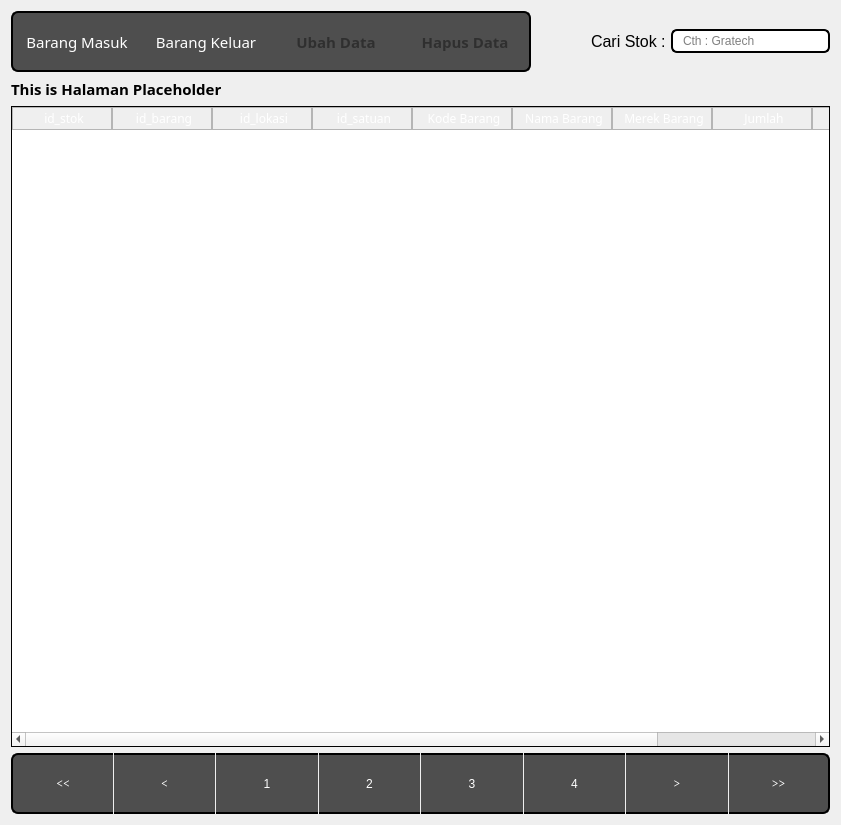
<?xml version="1.0" encoding="UTF-8"?>
<ui version="4.0">
 <class>Form</class>
 <widget class="QWidget" name="Form">
  <property name="geometry">
   <rect>
    <x>0</x>
    <y>0</y>
    <width>841</width>
    <height>825</height>
   </rect>
  </property>
  <property name="windowTitle">
   <string>Form</string>
  </property>
  <layout class="QHBoxLayout" name="horizontalLayout_5">
   <item>
    <layout class="QVBoxLayout" name="verticalLayout">
     <item>
      <layout class="QHBoxLayout" name="horizontalLayout">
       <property name="spacing">
        <number>0</number>
       </property>
       <item>
        <widget class="QPushButton" name="addButton">
         <property name="sizePolicy">
          <sizepolicy hsizetype="Expanding" vsizetype="Expanding">
           <horstretch>0</horstretch>
           <verstretch>0</verstretch>
          </sizepolicy>
         </property>
         <property name="maximumSize">
          <size>
           <width>130</width>
           <height>61</height>
          </size>
         </property>
         <property name="font">
          <font>
           <family>Sans Serif Collection</family>
           <pointsize>11</pointsize>
           <weight>50</weight>
           <italic>false</italic>
           <bold>false</bold>
          </font>
         </property>
         <property name="styleSheet">
          <string notr="true">QPushButton {color:white; background-color:#4E4E4E;border:2px solid black;border-right:0px;
border-top-left-radius: 7px;
border-bottom-left-radius: 7px;
padding: 0 8px;}




QPushButton:hover:!pressed {
 background-color:#262626;
border-style:inset
}

QPushButton:hover {
 background-color:#171717
}


</string>
         </property>
         <property name="text">
          <string>Barang Masuk</string>
         </property>
        </widget>
       </item>
       <item>
        <widget class="QPushButton" name="barangkeluar">
         <property name="sizePolicy">
          <sizepolicy hsizetype="Expanding" vsizetype="Expanding">
           <horstretch>0</horstretch>
           <verstretch>0</verstretch>
          </sizepolicy>
         </property>
         <property name="maximumSize">
          <size>
           <width>130</width>
           <height>61</height>
          </size>
         </property>
         <property name="font">
          <font>
           <family>Sans Serif Collection</family>
           <pointsize>11</pointsize>
          </font>
         </property>
         <property name="styleSheet">
          <string notr="true">QPushButton:disabled {
    color: rgba(0,0, 0, 100)
}

QPushButton {color:white; background-color:#4E4E4E;border:2px solid black;border-right:0px;border-left:0px;
padding: 0 8px;
}

QPushButton:hover:!pressed {
 background-color: #262626;
border-style:inset
}

QPushButton:hover {
 background-color:#171717
}





QPushButton:hover {
  background-color:rgb(61, 61, 61)
}

</string>
         </property>
         <property name="text">
          <string>Barang Keluar</string>
         </property>
        </widget>
       </item>
       <item>
        <widget class="QPushButton" name="editButton">
         <property name="enabled">
          <bool>false</bool>
         </property>
         <property name="sizePolicy">
          <sizepolicy hsizetype="Expanding" vsizetype="Expanding">
           <horstretch>0</horstretch>
           <verstretch>0</verstretch>
          </sizepolicy>
         </property>
         <property name="maximumSize">
          <size>
           <width>130</width>
           <height>61</height>
          </size>
         </property>
         <property name="font">
          <font>
           <family>Sans Serif Collection</family>
           <pointsize>11</pointsize>
           <weight>75</weight>
           <bold>true</bold>
          </font>
         </property>
         <property name="styleSheet">
          <string notr="true">QPushButton:disabled {
    color: rgba(0,0, 0, 100)
}

QPushButton {color:white; background-color:#4E4E4E;border:2px solid black;border-right:0px;border-left:0px;
padding: 0 8px;
}

QPushButton:hover:!pressed {
 background-color: #262626;
border-style:inset
}

QPushButton:hover {
 background-color:#171717
}





QPushButton:hover {
  background-color:rgb(61, 61, 61)
}

</string>
         </property>
         <property name="text">
          <string>Ubah Data</string>
         </property>
        </widget>
       </item>
       <item>
        <widget class="QPushButton" name="deleteButton">
         <property name="enabled">
          <bool>false</bool>
         </property>
         <property name="sizePolicy">
          <sizepolicy hsizetype="Expanding" vsizetype="Expanding">
           <horstretch>0</horstretch>
           <verstretch>0</verstretch>
          </sizepolicy>
         </property>
         <property name="maximumSize">
          <size>
           <width>130</width>
           <height>61</height>
          </size>
         </property>
         <property name="font">
          <font>
           <family>Sans Serif Collection</family>
           <pointsize>11</pointsize>
           <weight>75</weight>
           <bold>true</bold>
          </font>
         </property>
         <property name="styleSheet">
          <string notr="true">QPushButton:disabled {
    color: rgba(0,0, 0, 100)
}

QPushButton {color:white; background-color:#4E4E4E;border:2px solid black;border-left:0px;border-top-right-radius: 7px;
border-bottom-right-radius: 7px;
padding: 0 8px;
}

QPushButton:hover:!pressed {
 background-color: #262626;
border-style:inset
}

QPushButton:hover {
 background-color:#171717
}
</string>
         </property>
         <property name="text">
          <string>Hapus Data</string>
         </property>
        </widget>
       </item>
       <item>
        <spacer name="horizontalSpacer">
         <property name="orientation">
          <enum>Qt::Horizontal</enum>
         </property>
         <property name="sizeType">
          <enum>QSizePolicy::Minimum</enum>
         </property>
         <property name="sizeHint" stdset="0">
          <size>
           <width>60</width>
           <height>20</height>
          </size>
         </property>
        </spacer>
       </item>
       <item>
        <widget class="QLabel" name="label">
         <property name="styleSheet">
          <string notr="true">color:black;</string>
         </property>
         <property name="text">
          <string>&lt;html&gt;&lt;head/&gt;&lt;body&gt;&lt;p&gt;&lt;span style=&quot; font-size:12pt;&quot;&gt;Cari Stok : &lt;/span&gt;&lt;/p&gt;&lt;/body&gt;&lt;/html&gt;</string>
         </property>
        </widget>
       </item>
       <item>
        <widget class="QLineEdit" name="searchField">
         <property name="styleSheet">
          <string notr="true">border: 2px solid black;
border-radius: 6px;
padding: 0 8px;
min-height: 20px ;
max-height:20px;
selection-background-color: gray;
color:black
</string>
         </property>
         <property name="text">
          <string/>
         </property>
         <property name="placeholderText">
          <string>Cth : Gratech</string>
         </property>
        </widget>
       </item>
      </layout>
     </item>
     <item>
      <widget class="QLabel" name="jumlah_halaman">
       <property name="font">
        <font>
         <family>Arial Black</family>
         <pointsize>11</pointsize>
         <weight>75</weight>
         <bold>true</bold>
        </font>
       </property>
       <property name="text">
        <string>This is Halaman Placeholder</string>
       </property>
      </widget>
     </item>
     <item>
      <widget class="QTableWidget" name="stokTable">
       <property name="font">
        <font>
         <family>Sans Serif Collection</family>
        </font>
       </property>
       <property name="styleSheet">
        <string notr="true">QTableWidget{

border: 1px solid black ;

border-color:black;


}


QHeaderView::section {
    background-color: qlineargradient(x1:0, y1:0, x2:0, y2:1,
                                      stop:0 #616161, stop: 0.5 #000000,
                                      stop: 0.6 #000000, stop:1 #656565);
    color: white;
    padding-left: 4px;
    border: 1px solid #B5B5B5;

}


QTableWidget QTableCornerButton::section {
  background-color: qlineargradient(x1:0, y1:0, x2:0, y2:1,
                                      stop:0 #616161, stop: 0.5 #000000,
                                      stop: 0.6 #000000, stop:1 #656565); }


</string>
       </property>
       <property name="sizeAdjustPolicy">
        <enum>QAbstractScrollArea::AdjustToContents</enum>
       </property>
       <property name="editTriggers">
        <set>QAbstractItemView::NoEditTriggers</set>
       </property>
       <property name="dragDropOverwriteMode">
        <bool>false</bool>
       </property>
       <property name="selectionMode">
        <enum>QAbstractItemView::SingleSelection</enum>
       </property>
       <property name="selectionBehavior">
        <enum>QAbstractItemView::SelectRows</enum>
       </property>
       <property name="verticalScrollMode">
        <enum>QAbstractItemView::ScrollPerItem</enum>
       </property>
       <property name="showGrid">
        <bool>true</bool>
       </property>
       <property name="sortingEnabled">
        <bool>false</bool>
       </property>
       <attribute name="horizontalHeaderVisible">
        <bool>true</bool>
       </attribute>
       <attribute name="horizontalHeaderDefaultSectionSize">
        <number>100</number>
       </attribute>
       <attribute name="horizontalHeaderStretchLastSection">
        <bool>true</bool>
       </attribute>
       <column>
        <property name="text">
         <string>id_stok</string>
        </property>
       </column>
       <column>
        <property name="text">
         <string>id_barang</string>
        </property>
       </column>
       <column>
        <property name="text">
         <string>id_lokasi</string>
        </property>
       </column>
       <column>
        <property name="text">
         <string>id_satuan</string>
        </property>
       </column>
       <column>
        <property name="text">
         <string>Kode Barang</string>
        </property>
       </column>
       <column>
        <property name="text">
         <string>Nama Barang</string>
        </property>
       </column>
       <column>
        <property name="text">
         <string>Merek Barang</string>
        </property>
       </column>
       <column>
        <property name="text">
         <string>Jumlah</string>
        </property>
       </column>
       <column>
        <property name="text">
         <string>Keterangan</string>
        </property>
       </column>
       <column>
        <property name="text">
         <string>Lokasi</string>
        </property>
       </column>
      </widget>
     </item>
     <item>
      <layout class="QHBoxLayout" name="pageLayout">
       <property name="spacing">
        <number>1</number>
       </property>
       <item>
        <widget class="QPushButton" name="start">
         <property name="sizePolicy">
          <sizepolicy hsizetype="Expanding" vsizetype="Fixed">
           <horstretch>0</horstretch>
           <verstretch>0</verstretch>
          </sizepolicy>
         </property>
         <property name="minimumSize">
          <size>
           <width>0</width>
           <height>61</height>
          </size>
         </property>
         <property name="font">
          <font>
           <family>MS Serif</family>
          </font>
         </property>
         <property name="styleSheet">
          <string notr="true">QPushButton {color:white; background-color:#4E4E4E;border:2px solid black;border-right:0px;
border-top-left-radius: 7px;
border-bottom-left-radius: 7px;
padding: 0 8px;}




QPushButton:hover:!pressed {
 background-color:#262626;
border-style:inset
}

QPushButton:hover {
 background-color:#171717
}


</string>
         </property>
         <property name="text">
          <string>&lt;&lt;</string>
         </property>
        </widget>
       </item>
       <item>
        <widget class="QPushButton" name="previous">
         <property name="sizePolicy">
          <sizepolicy hsizetype="Expanding" vsizetype="Fixed">
           <horstretch>0</horstretch>
           <verstretch>0</verstretch>
          </sizepolicy>
         </property>
         <property name="minimumSize">
          <size>
           <width>0</width>
           <height>61</height>
          </size>
         </property>
         <property name="font">
          <font>
           <family>MS Serif</family>
          </font>
         </property>
         <property name="styleSheet">
          <string notr="true">QPushButton:disabled {
    color: rgba(0,0, 0, 100)
}

QPushButton {color:white; background-color:#4E4E4E;border:2px solid black;border-right:0px;border-left:0px;
padding: 0 8px;
}

QPushButton:hover:!pressed {
 background-color: #262626;
border-style:inset
}

QPushButton:hover {
 background-color:#171717
}





QPushButton:hover {
  background-color:rgb(61, 61, 61)
}

</string>
         </property>
         <property name="text">
          <string>&lt;</string>
         </property>
        </widget>
       </item>
       <item>
        <widget class="QPushButton" name="button1">
         <property name="sizePolicy">
          <sizepolicy hsizetype="Expanding" vsizetype="Fixed">
           <horstretch>0</horstretch>
           <verstretch>0</verstretch>
          </sizepolicy>
         </property>
         <property name="minimumSize">
          <size>
           <width>0</width>
           <height>61</height>
          </size>
         </property>
         <property name="styleSheet">
          <string notr="true">QPushButton { 
                            color:white; 
                            background-color:#4E4E4E;
                            border:2px solid;
                            padding: 0 8px;
							border-right:0px;
							border-left:0px;
                            }
                        QPushButton:disabled { 
                            color: rgba(0,0, 0, 100);
                            }
                        
                        QPushButton:hover:!pressed { 
                            background-color: #262626;
                            border-style:inset;
                            }
                        QPushButton:hover {
                            background-color:#171717;
                            }
                        QPushButton:hover {
                            background-color:rgb(61, 61, 61);
                            }</string>
         </property>
         <property name="text">
          <string>1</string>
         </property>
        </widget>
       </item>
       <item>
        <widget class="QPushButton" name="button2">
         <property name="sizePolicy">
          <sizepolicy hsizetype="Expanding" vsizetype="Fixed">
           <horstretch>0</horstretch>
           <verstretch>0</verstretch>
          </sizepolicy>
         </property>
         <property name="minimumSize">
          <size>
           <width>0</width>
           <height>61</height>
          </size>
         </property>
         <property name="styleSheet">
          <string notr="true">QPushButton { 
                            color:white; 
                            background-color:#4E4E4E;
                            border:2px solid;
                            padding: 0 8px;
							border-right:0px;
							border-left:0px;
                            }
                        QPushButton:disabled { 
                            color: rgba(0,0, 0, 100);
                            }
                        
                        QPushButton:hover:!pressed { 
                            background-color: #262626;
                            border-style:inset;
                            }
                        QPushButton:hover {
                            background-color:#171717;
                            }
                        QPushButton:hover {
                            background-color:rgb(61, 61, 61);
                            }</string>
         </property>
         <property name="text">
          <string>2</string>
         </property>
        </widget>
       </item>
       <item>
        <widget class="QPushButton" name="button3">
         <property name="sizePolicy">
          <sizepolicy hsizetype="Expanding" vsizetype="Fixed">
           <horstretch>0</horstretch>
           <verstretch>0</verstretch>
          </sizepolicy>
         </property>
         <property name="minimumSize">
          <size>
           <width>0</width>
           <height>61</height>
          </size>
         </property>
         <property name="styleSheet">
          <string notr="true">QPushButton { 
                            color:white; 
                            background-color:#4E4E4E;
                            border:2px solid;
                            padding: 0 8px;
							border-right:0px;
							border-left:0px;
                            }
                        QPushButton:disabled { 
                            color: rgba(0,0, 0, 100);
                            }
                        
                        QPushButton:hover:!pressed { 
                            background-color: #262626;
                            border-style:inset;
                            }
                        QPushButton:hover {
                            background-color:#171717;
                            }
                        QPushButton:hover {
                            background-color:rgb(61, 61, 61);
                            }</string>
         </property>
         <property name="text">
          <string>3</string>
         </property>
        </widget>
       </item>
       <item>
        <widget class="QPushButton" name="button4">
         <property name="sizePolicy">
          <sizepolicy hsizetype="Expanding" vsizetype="Fixed">
           <horstretch>0</horstretch>
           <verstretch>0</verstretch>
          </sizepolicy>
         </property>
         <property name="minimumSize">
          <size>
           <width>0</width>
           <height>61</height>
          </size>
         </property>
         <property name="styleSheet">
          <string notr="true">QPushButton { 
                            color:white; 
                            background-color:#4E4E4E;
                            border:2px solid;
                            padding: 0 8px;
							border-right:0px;
							border-left:0px;
                            }
                        QPushButton:disabled { 
                            color: rgba(0,0, 0, 100);
                            }
                        
                        QPushButton:hover:!pressed { 
                            background-color: #262626;
                            border-style:inset;
                            }
                        QPushButton:hover {
                            background-color:#171717;
                            }
                        QPushButton:hover {
                            background-color:rgb(61, 61, 61);
                            }</string>
         </property>
         <property name="text">
          <string>4</string>
         </property>
        </widget>
       </item>
       <item>
        <widget class="QPushButton" name="next">
         <property name="sizePolicy">
          <sizepolicy hsizetype="Expanding" vsizetype="Fixed">
           <horstretch>0</horstretch>
           <verstretch>0</verstretch>
          </sizepolicy>
         </property>
         <property name="minimumSize">
          <size>
           <width>0</width>
           <height>61</height>
          </size>
         </property>
         <property name="font">
          <font>
           <family>MS Serif</family>
          </font>
         </property>
         <property name="styleSheet">
          <string notr="true">QPushButton:disabled {
    color: rgba(0,0, 0, 100)
}

QPushButton {color:white; background-color:#4E4E4E;border:2px solid black;border-right:0px;border-left:0px;
padding: 0 8px;
}

QPushButton:hover:!pressed {
 background-color: #262626;
border-style:inset
}

QPushButton:hover {
 background-color:#171717
}





QPushButton:hover {
  background-color:rgb(61, 61, 61)
}

</string>
         </property>
         <property name="text">
          <string>&gt;</string>
         </property>
        </widget>
       </item>
       <item>
        <widget class="QPushButton" name="end">
         <property name="sizePolicy">
          <sizepolicy hsizetype="Expanding" vsizetype="Fixed">
           <horstretch>0</horstretch>
           <verstretch>0</verstretch>
          </sizepolicy>
         </property>
         <property name="minimumSize">
          <size>
           <width>0</width>
           <height>61</height>
          </size>
         </property>
         <property name="font">
          <font>
           <family>MS Serif</family>
          </font>
         </property>
         <property name="styleSheet">
          <string notr="true">QPushButton:disabled {
    color: rgba(0,0, 0, 100)
}

QPushButton {color:white; background-color:#4E4E4E;border:2px solid black;border-left:0px ;border-top-right-radius: 7px;
border-bottom-right-radius: 7px;
padding: 0 8px;
}

QPushButton:hover:!pressed {
 background-color: #262626;
border-style:inset
}

QPushButton:hover {
 background-color:#171717
}
</string>
         </property>
         <property name="text">
          <string>&gt;&gt;</string>
         </property>
        </widget>
       </item>
      </layout>
     </item>
    </layout>
   </item>
  </layout>
 </widget>
 <resources/>
 <connections/>
</ui>
